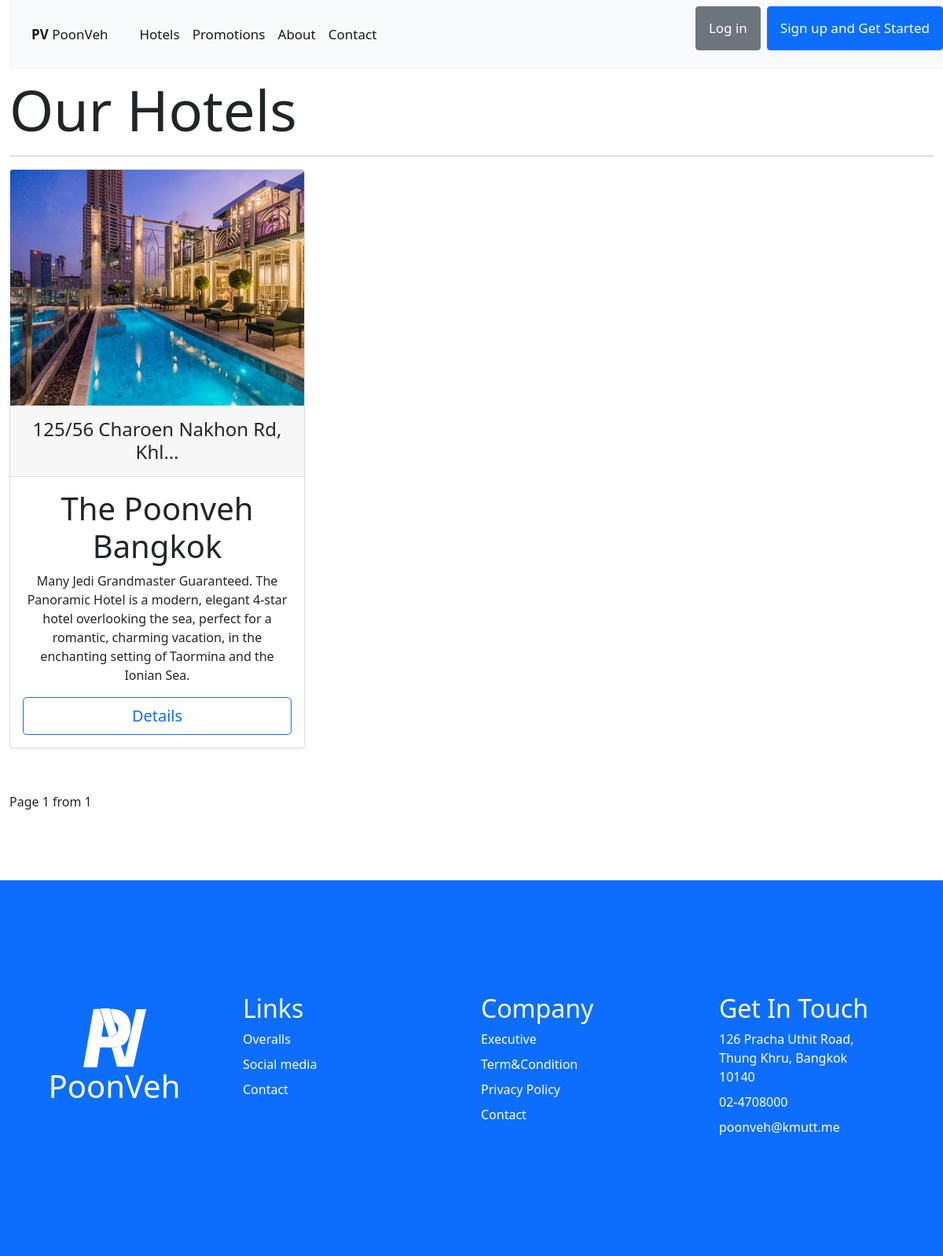
Page /hotels/ on the earlier database version.
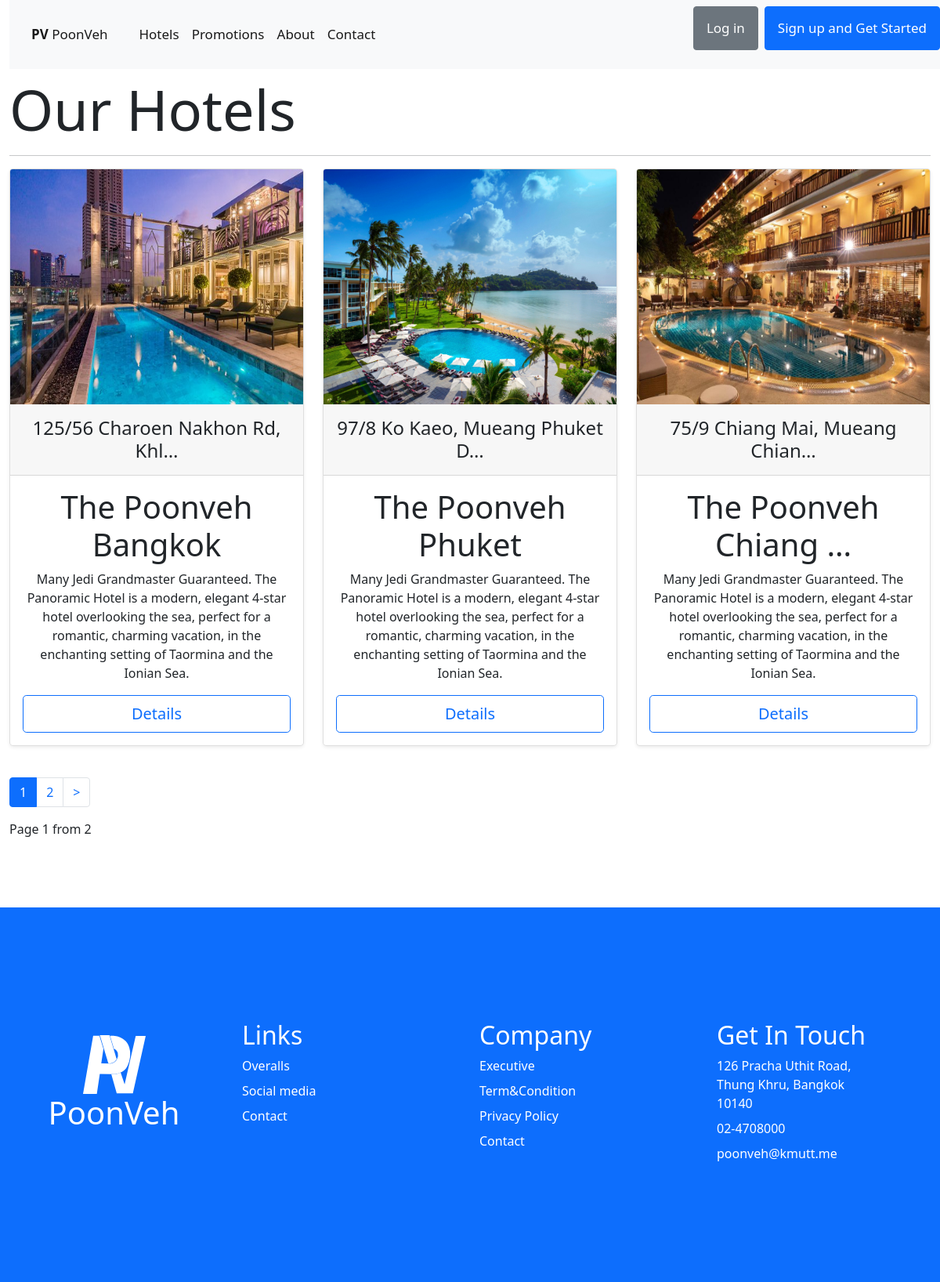
Same page on the later database version.
### HotelApp/models.py (models this page shows)
class Hotel(models.Model):
    Hotel_Name=models.CharField(max_length=50)
    Hotel_Address=models.TextField()
    Hotel_Detail=models.TextField()
    Hotel_Pic=models.ImageField(upload_to='hotel', default='hotel/default-location.png')
    def __str__(self):
        return "H"+str(self.id)
    class Meta:
        db_table='hotel'

### HotelApp/views.py (the view)
# urls.py: path('hotels/', Hotels, name='hotels-page'),
def Hotels(request):
    allhotel=Hotel.objects.all()   # SELECT * from Hotel
    hotel_per_page=3
    paginator=Paginator(allhotel, hotel_per_page)
    page=request.GET.get('page')   # localhost:800/?page=2
    allhotel=paginator.get_page(page)
    print('count:', len(allhotel))
    context={'AllHotel':allhotel}
    allrow=[]
    row=[]
    for i, p in enumerate(allhotel):
        if i%3 == 0:
            if i!= 0:
                allrow.append(row)
            row=[]
            row.append(p)
        else:
            row.append(p)
    if len(row) != 0:
        allrow.append(row)
    context['AllRow']=allrow
    print("CHECK:", allrow)
    return render(request, 'frontend/hotels.html', context)

### HotelApp/templates/frontend/hotels.html (shortened to what this page needs)
{% extends 'frontend/base2.html' %}
{% load static %}
{% block content %}
    <br><br><br><br>
    <div class ="containerbody">
        <div class = "container-fluid">
            <div class = "display-2">
                Our Hotels
            </div><hr>
            {% for row in AllRow %}
            <div class="row row-cols-1 row-cols-md-3 mb-3 text-center">
                {% for c in row %}
                <div class="col">
                    <div class="card mb-4 rounded-3 shadow-sm">
                        <img class="card-img-top" src="{{c.Hotel_Pic.url}}" width="150" height="300">
                        <div class="card-header py-3">
                            <h4 class="my-0 fw-normal">{{c.Hotel_Address|truncatechars:30}}</h4>
                        </div>
                        <div class="card-body">
                            <h1 class="card-title pricing-card-title">{{c.Hotel_Name|truncatechars:20}}</h1>
                            <p>{{c.Hotel_Detail|truncatechars:210}}</p>
                            {% if user.member.staff.Staff_Position == 'ADMIN' or user.member.staff.Staff_Position == 'MANAGER' %}
                                <a href="{% url 'hotel-detail' c.id %}"><button type="button" class="w-100 btn btn-lg btn-warning">Edit</button></a>
                            {% else %}
                                <a href="{% url 'hotel-detail' c.id %}"><button type="button" class="w-100 btn btn-lg btn-outline-primary">Details</button></a>
                            {% endif %}
                        </div>
                    </div>
                </div>
                {% endfor %}
            </div>
            {% endfor %}
            <ul class="pagination">
                {% if AllHotel.has_previous != True and AllHotel.has_next %}
                    <li class="page-item active"><a class="page-link" href="?page={{AllHotel.number}}">{{AllHotel.number}}</a></li>
                    <li class="page-item"><a class="page-link" href="?page={{AllHotel.number|add:1}}">{{AllHotel.number|add:1}}</a></li>
                    <li class="page-item"><a class="page-link" href="?page={{AllHotel.next_page_number}}">> </a></li>
                {% endif %}
            </ul>
            <p>Page {{AllHotel.number}} from {{AllHotel.paginator.num_pages}}</p>
        </div>
        <br>
    </div>
{% endblock content %}

Differences in the rows shown:
added Hotel: Hotel_Pic (picture), Hotel_Address "97/8 Ko Kaeo, Mueang Phuket D…", Hotel_Name "The Poonveh Phuket", Hotel_Detail "Many Jedi Grandmaster Guaranteed. The Panoramic Hotel is a modern, elegant 4-star hotel overlooking the sea, perfect for a romantic, charming vacation, in the enchanting setting of Taormina and the Ionian Sea."
added Hotel: Hotel_Pic (picture), Hotel_Address "75/9 Chiang Mai, Mueang Chian…", Hotel_Name "The Poonveh Chiang …", Hotel_Detail "Many Jedi Grandmaster Guaranteed. The Panoramic Hotel is a modern, elegant 4-star hotel overlooking the sea, perfect for a romantic, charming vacation, in the enchanting setting of Taormina and the Ionian Sea."
Other differences:
{{ AllHotel.number }}: (not shown) → "1"
{{ AllHotel.number|add:1 }}: (not shown) → "2"
{{ AllHotel.paginator.num_pages }}: "1" → "2"
